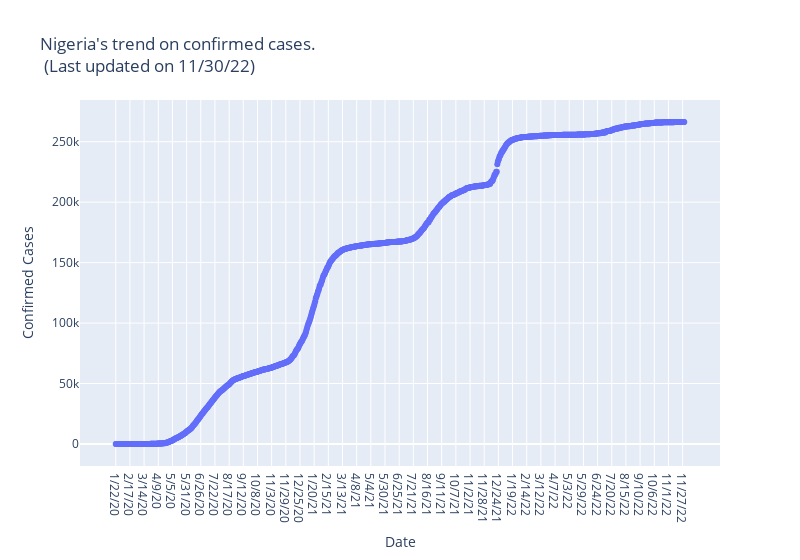

Notebook code for this chart:
### Markdown cell above
### Data Visualisation through Line Charts
#### Trend of Confirmed Case

### Code cell
# Visualizing the trend of confirmed cases over time using Plotly
def confirmedCases_trend(name):
    x_data = confirmed_df.iloc[:, 5:].columns
    y_data = confirmed_df[confirmed_df['country'] == name].iloc[:, 5:].sum(axis=0)

    fig = go.Figure()
    fig.add_trace(
        go.Scatter(
            x=x_data, y=y_data, mode='markers', name='markers'
        )
    )

    fig.update_layout(
        title=str(name) + "'s trend on confirmed cases. <br> (Last updated on " + (confirmed_df.columns)[-1]+")",
        xaxis_title="Date",
        yaxis_title="Confirmed Cases",
        width=800
    )

    fig.show()

interact(confirmedCases_trend, name='Nigeria')
ipywLayout = widgets.Layout()
ipywLayout.display='none'

### Figure 1 — Plotly figure (JSON) as saved in the notebook; plotly's stock layout.template omitted (floating-point values rounded to 4 significant figures; data arrays with more than 128 entries replaced by an {"elided": "..."} marker saying what was removed)
{"data": [{"mode": "markers", "name": "markers", "type": "scatter", "x": {"elided": "1044 str values"}, "y": {"elided": "1044 int values"}}], "layout": {"title": {"text": "Nigeria's trend on confirmed cases. <br> (Last updated on 11/30/22)"}, "width": 800, "xaxis": {"title": {"text": "Date"}}, "yaxis": {"title": {"text": "Confirmed Cases"}}}}
